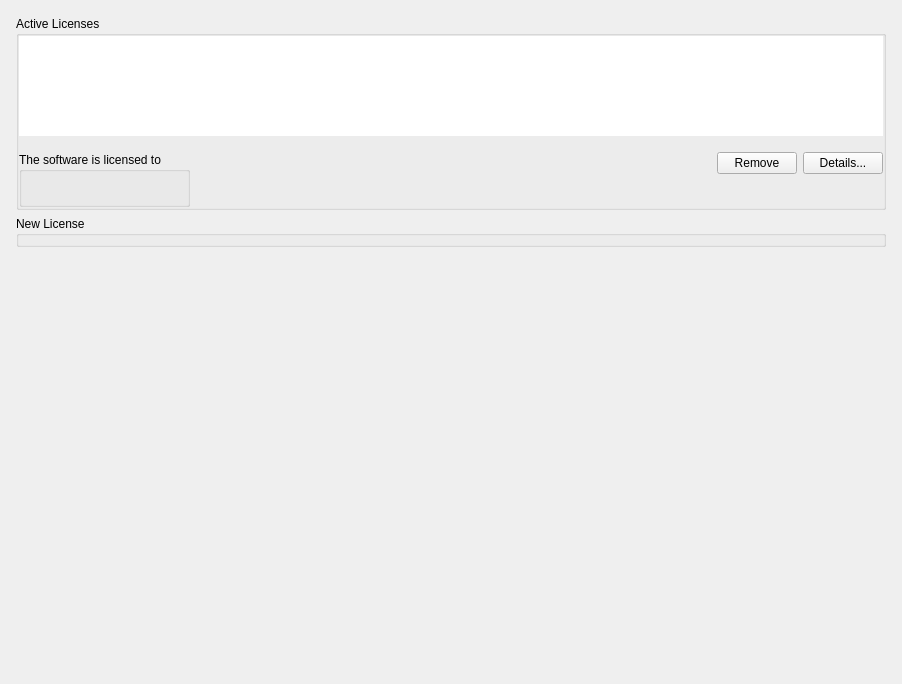
<?xml version="1.0" encoding="UTF-8"?>
<ui version="4.0">
 <class>LicenseManagerWidget</class>
 <widget class="QWidget" name="LicenseManagerWidget">
  <property name="geometry">
   <rect>
    <x>0</x>
    <y>0</y>
    <width>902</width>
    <height>684</height>
   </rect>
  </property>
  <layout class="QVBoxLayout" name="verticalLayout_4" stretch="0,1">
   <property name="spacing">
    <number>0</number>
   </property>
   <property name="leftMargin">
    <number>0</number>
   </property>
   <property name="topMargin">
    <number>0</number>
   </property>
   <property name="rightMargin">
    <number>0</number>
   </property>
   <property name="bottomMargin">
    <number>0</number>
   </property>
   <item>
    <widget class="nx::vms::client::desktop::AlertBar" name="alertBar" native="true"/>
   </item>
   <item>
    <widget class="QWidget" name="widget" native="true">
     <layout class="QVBoxLayout" name="verticalLayout_2" stretch="10000,1,100">
      <property name="leftMargin">
       <number>16</number>
      </property>
      <property name="topMargin">
       <number>16</number>
      </property>
      <property name="rightMargin">
       <number>16</number>
      </property>
      <property name="bottomMargin">
       <number>16</number>
      </property>
      <item>
       <widget class="QGroupBox" name="licensesGroupBox">
        <property name="sizePolicy">
         <sizepolicy hsizetype="Preferred" vsizetype="Maximum">
          <horstretch>0</horstretch>
          <verstretch>0</verstretch>
         </sizepolicy>
        </property>
        <property name="title">
         <string>Active Licenses</string>
        </property>
        <property name="flat">
         <bool>true</bool>
        </property>
        <layout class="QGridLayout" name="gridLayout">
         <property name="leftMargin">
          <number>0</number>
         </property>
         <property name="topMargin">
          <number>0</number>
         </property>
         <property name="rightMargin">
          <number>0</number>
         </property>
         <property name="bottomMargin">
          <number>0</number>
         </property>
         <property name="verticalSpacing">
          <number>16</number>
         </property>
         <item row="0" column="0" colspan="4">
          <widget class="nx::vms::client::desktop::TreeView" name="gridLicenses">
           <property name="minimumSize">
            <size>
             <width>400</width>
             <height>100</height>
            </size>
           </property>
           <property name="frameShape">
            <enum>QFrame::NoFrame</enum>
           </property>
           <property name="horizontalScrollBarPolicy">
            <enum>Qt::ScrollBarAlwaysOff</enum>
           </property>
           <property name="sizeAdjustPolicy">
            <enum>QAbstractScrollArea::AdjustToContents</enum>
           </property>
           <property name="editTriggers">
            <set>QAbstractItemView::NoEditTriggers</set>
           </property>
           <property name="selectionMode">
            <enum>QAbstractItemView::ExtendedSelection</enum>
           </property>
           <property name="rootIsDecorated">
            <bool>false</bool>
           </property>
           <property name="uniformRowHeights">
            <bool>true</bool>
           </property>
           <property name="itemsExpandable">
            <bool>false</bool>
           </property>
           <property name="sortingEnabled">
            <bool>true</bool>
           </property>
           <property name="allColumnsShowFocus">
            <bool>true</bool>
           </property>
           <attribute name="headerStretchLastSection">
            <bool>false</bool>
           </attribute>
          </widget>
         </item>
         <item row="1" column="3">
          <widget class="QPushButton" name="detailsButton">
           <property name="text">
            <string>Details...</string>
           </property>
          </widget>
         </item>
         <item row="1" column="2">
          <widget class="QPushButton" name="removeButton">
           <property name="text">
            <string>Remove</string>
           </property>
          </widget>
         </item>
         <item row="1" column="1" rowspan="2">
          <spacer name="horizontalSpacer_2">
           <property name="orientation">
            <enum>Qt::Horizontal</enum>
           </property>
           <property name="sizeHint" stdset="0">
            <size>
             <width>40</width>
             <height>20</height>
            </size>
           </property>
          </spacer>
         </item>
         <item row="2" column="2" colspan="2">
          <spacer name="verticalSpacer">
           <property name="orientation">
            <enum>Qt::Vertical</enum>
           </property>
           <property name="sizeHint" stdset="0">
            <size>
             <width>20</width>
             <height>1</height>
            </size>
           </property>
          </spacer>
         </item>
         <item row="1" column="0" rowspan="2">
          <widget class="QGroupBox" name="infoGroupBox">
           <property name="title">
            <string>The software is licensed to</string>
           </property>
           <layout class="QVBoxLayout" name="verticalLayout">
            <item>
             <widget class="QLabel" name="infoLabel"/>
            </item>
           </layout>
          </widget>
         </item>
        </layout>
       </widget>
      </item>
      <item>
       <widget class="QGroupBox" name="newLicenseGroupBox">
        <property name="sizePolicy">
         <sizepolicy hsizetype="Preferred" vsizetype="Maximum">
          <horstretch>0</horstretch>
          <verstretch>0</verstretch>
         </sizepolicy>
        </property>
        <property name="title">
         <string>New License</string>
        </property>
        <property name="flat">
         <bool>true</bool>
        </property>
        <layout class="QVBoxLayout" name="verticalLayout_3">
         <property name="spacing">
          <number>0</number>
         </property>
         <property name="leftMargin">
          <number>0</number>
         </property>
         <property name="topMargin">
          <number>0</number>
         </property>
         <property name="rightMargin">
          <number>0</number>
         </property>
         <property name="bottomMargin">
          <number>0</number>
         </property>
         <item>
          <widget class="QnLicenseWidget" name="licenseWidget" native="true"/>
         </item>
        </layout>
       </widget>
      </item>
      <item>
       <spacer name="verticalSpacer_2">
        <property name="orientation">
         <enum>Qt::Vertical</enum>
        </property>
        <property name="sizeHint" stdset="0">
         <size>
          <width>20</width>
          <height>1</height>
         </size>
        </property>
       </spacer>
      </item>
     </layout>
    </widget>
   </item>
  </layout>
 </widget>
 <customwidgets>
  <customwidget>
   <class>QnLicenseWidget</class>
   <extends>QWidget</extends>
   <header location="global">ui/widgets/system_settings/license_widget.h</header>
   <container>1</container>
  </customwidget>
  <customwidget>
   <class>nx::vms::client::desktop::TreeView</class>
   <extends>QTreeView</extends>
   <header location="global">nx/vms/client/desktop/common/widgets/tree_view.h</header>
  </customwidget>
  <customwidget>
   <class>nx::vms::client::desktop::AlertBar</class>
   <extends>QWidget</extends>
   <header location="global">nx/vms/client/desktop/common/widgets/control_bars.h</header>
  </customwidget>
 </customwidgets>
 <tabstops>
  <tabstop>gridLicenses</tabstop>
  <tabstop>removeButton</tabstop>
  <tabstop>detailsButton</tabstop>
 </tabstops>
 <resources/>
 <connections/>
 <slots>
  <slot>gridSelectionChanged()</slot>
 </slots>
</ui>
